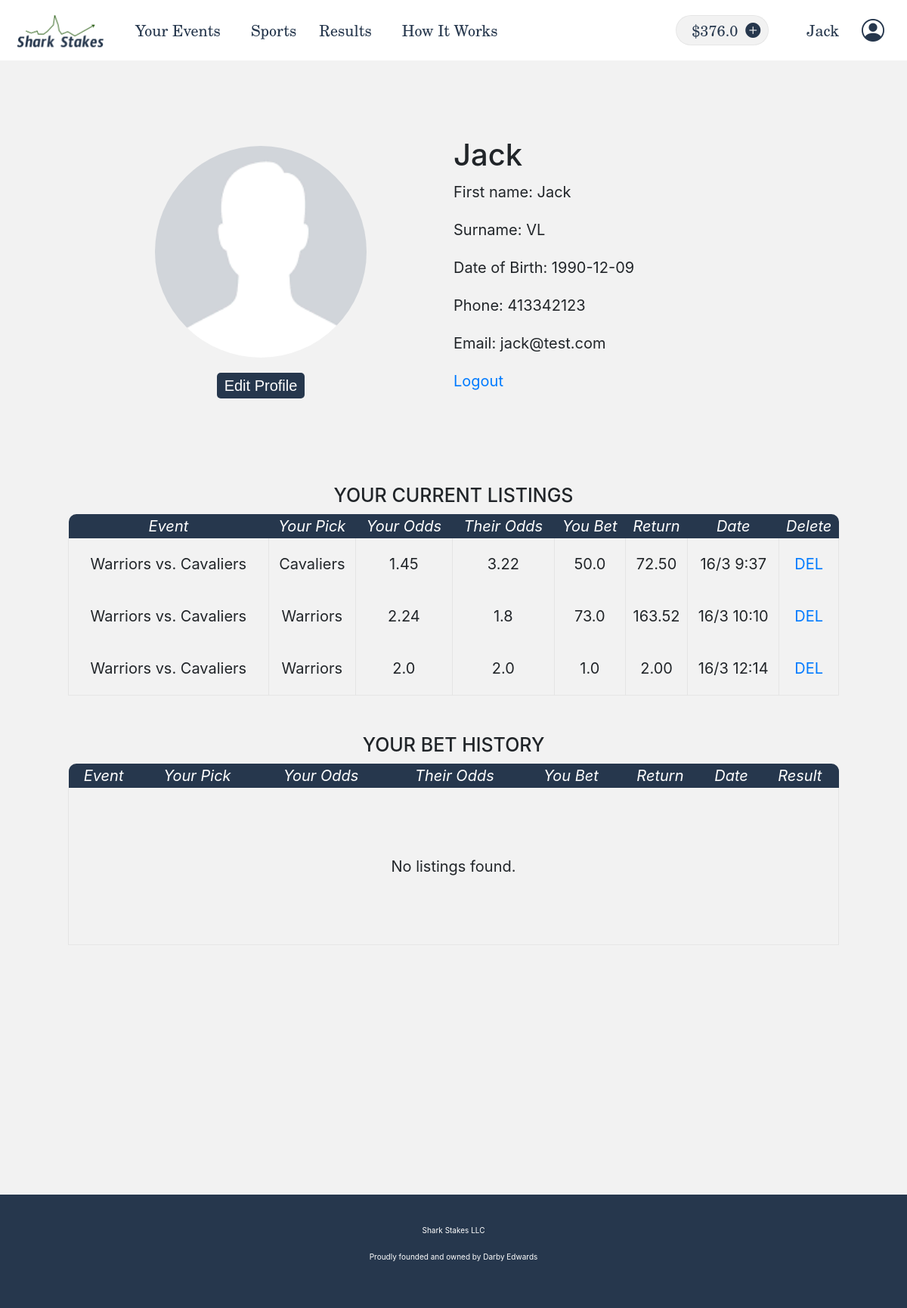
/user (signed in), run on the app's committed database.
### app/models.py (models this page shows, shortened)
class User(UserMixin, db.Model):
    id = db.Column(db.Integer, primary_key=True)
    username = db.Column(db.String(64), unique=True, index=True)
    firstname = db.Column(db.String(64))
    surname = db.Column(db.String(64))
    dob = db.Column(db.Date)
    address = db.Column(db.String(128))
    country = db.Column(db.String(64))
    state = db.Column(db.String(64))
    postcode = db.Column(db.Integer)
    phone = db.Column(db.Integer)
    email = db.Column(db.String(128), unique=True, index=True)
    balance = db.Column(db.Float)
    password_hash = db.Column(db.String(128))

class Listing(db.Model):
    id = db.Column(db.Integer, primary_key=True)
    event_id = db.Column(db.Integer, db.ForeignKey('event.id'))
    odds = db.Column(db.Float)
    listers_odds = db.Column(db.Float)
    amount = db.Column(db.Float)
    user_return = db.Column(db.Float)
    option_id = db.Column(db.Integer, db.ForeignKey('option.id'))
    user_id = db.Column(db.Integer, db.ForeignKey('user.id'))
    matched = db.Column(db.Boolean)
    datetime = db.Column(db.DateTime, default=datetime.utcnow)

### app/routes.py (the view)
@app.route('/user', methods=['GET', 'POST'])
@login_required
def user():
    user_listings = Listing.query.filter(Listing.user_id==current_user.id).order_by(Listing.datetime.asc()).all()
    for listing in user_listings:
        event = Event.query.filter(Event.id==listing.event_id).first()
        listing.event = event.title
        option = Option.query.filter(Option.id==listing.option_id).first()
        listing.pick = option.pick
        listing.daymonth = str(listing.datetime.day) + '/' + str(listing.datetime.month) + " " + str(listing.datetime.hour) + ":" + str(listing.datetime.minute).zfill(2)
    return render_template('user.html', listings=user_listings)

### app/models.py (called while the page is built)
@login.user_loader
def load_user(id):
    return User.query.get(int(id))

### app/templates/user.html
{% extends "base.html" %}
{% block content %}
    <div class="user-main">
        <div id="user-image">
            <img src="{{ url_for('static', filename='assets/temp_user.png') }}" alt="User Profile Image">
            <button>Edit Profile</button>
        </div>
        <div id="user-details">
            <h2>{{ current_user.username }}</h2>
            <p>First name: {{ current_user.firstname }}</p>
            <p>Surname: {{ current_user.surname }}</p>
            <p>Date of Birth: {{ current_user.dob }}</p>
            <p>Phone: {{ current_user.phone }}</p>
            <p>Email: {{current_user.email }}</p>
            <p><a href={{ url_for('logout') }}>Logout</a></p>
        </div>
        <div id="user-listings">
            <h5>YOUR CURRENT LISTINGS</h5>
            <table class="sortable listingTable">
                <thead>
                    <tr>
                        <th>Event</th>
                        <th>Your Pick</th>
                        <th>Your Odds</th>
                        <th>Their Odds</th>
                        <th>You Bet</th>
                        <th>Return</th>
                        <th>Date</th>
                        <th>Delete</th>
                    </tr>
                </thead>
                <tbody>
                    {% if listings is defined and listings|length > 0 %}
                        {% for listing in listings %}
                            <tr>
                                <td>{{listing.event}}</td>
                                <td>{{listing.pick}}</td>
                                <td>{{listing.listers_odds}}</td>
                                <td>{{listing.odds}}</td>
                                <td>{{listing.amount}}</td>
                                <td>{{'%.02f' | format(listing.user_return | float)}}</td>
                                <td>{{listing.daymonth}}</td>
                                <td><a href="#">DEL</a></td>
                            </tr>
                        {% endfor %}
                    {% else %}
                        <tr>
                            <td colspan="100%">No listings found.</td>
                        </tr>
                    {% endif %}
                </tbody>
            </table>
        </div>
        <div id="user-history">
            <h5>YOUR BET HISTORY</h5>
            <table class="sortable listingTable">
                <thead>
                    <tr>
                        <th>Event</th>
                        <th>Your Pick</th>
                        <th>Your Odds</th>
                        <th>Their Odds</th>
                        <th>You Bet</th>
                        <th>Return</th>
                        <th>Date</th>
                        <th>Result</th>
                    </tr>
                </thead>
                <tbody>
                    {% if histories is defined and histories|length > 0 %}
                        {% for listing in listings %}
                            <tr>
                                <td>{{listing.event}}</td>
                                <td>{{listing.pick}}</td>
                                <td>{{listing.listers_odds}}</td>
                                <td>{{listing.odds}}</td>
                                <td>{{listing.amount}}</td>
                                <td>{{'%.02f' | format(listing.user_return | float)}}</td>
                                <td>{{listing.daymonth}}</td>
                                <td><a href="#">DEL</a></td>
                            </tr>
                        {% endfor %}
                    {% else %}
                        <tr>
                            <td colspan="100%">No listings found.</td>
                        </tr>
                    {% endif %}
                </tbody>
            </table>
        </div>
    </div>
{% endblock %}

### app/templates/base.html (shortened to what this page needs)
<!DOCTYPE html>
<html>
    <head lang="en">
        <link rel="stylesheet" href="https://cdn.jsdelivr.net/npm/bootstrap@4.6.0/dist/css/bootstrap.min.css">
        <link rel="stylesheet" href="{{ url_for('static', filename='main.css') }}">
        <link rel="stylesheet" href="https://cdn.jsdelivr.net/npm/bootstrap-icons@1.4.1/font/bootstrap-icons.css">
    </head>
    <body>
        <div class="header">
            <div class="header-left">
                <img src="{{ url_for('static', filename='assets/logo1.png') }}" alt="Shark Stakes LLC" onclick="toHome()">
                <p><a href={{ url_for('index') }}></a>Your Events</a></p>
                <p><a href={{ url_for('index') }}></a>Sports</a></p>
                <p><a href={{ url_for('results') }}>Results</a></p>
                <p><a href={{ url_for('about') }}>How It Works</a></p>
            </div>
            <div class="header-middle">
            </div>
            {% if not current_user.is_authenticated %}
                <div class="header-right">
                    <p><a href={{ url_for('login') }}>Login/Register</a></p>
                    <a href={{ url_for('login') }}> <i class="bi bi-person-circle"></i></a>
                </div>
            {% else %}
                <div class="header-right">
                    <a href={{ url_for('bank') }}>
                        <div id="balance">
                            <span>
                                <div>${{current_user.balance}}</div>
                                <i class="bi bi-plus-circle-fill"></i>
                            </span>
                        </div>
                    </a>
                    <div class="header-user">
                        <p class="header-user-element"><a href={{ url_for('user') }}>{{current_user.username}}</a></p>
                        <a href={{ url_for('user') }}> <i class="bi bi-person-circle header-user-element"></i></a>
                    </div>
                </div>
            {% endif %}
        </div>
        <div class="content">
            {% block content %}{% endblock %}
        </div>
        <div class="footer">
            <p>Shark Stakes LLC</p>
            <p>Proudly founded and owned by Darby Edwards</p>
        </div>
    </body>
</html>

### app/static/main.css (style rules this page uses)
:root { --header_height: 80px; --grey1: rgba(0, 0, 0, 0.05); --grey1hex: "#0000000d"; --grey2: rgba(0, 0, 0, 0.5); --navy1: #26374D; --navy1rgb: rgba(38, 55, 77, 1); --green1: #146E1E; }
html { font-size: 20px; }
body { background-color: white; }
.header { background-color: white; color: var(--navy1); height: var(--header__height); width: 100%; display: grid; grid-template-columns: auto auto auto; grid-template-rows: auto; }
.header * { height: var(--header_height); display: flex; flex-direction: row; padding-left: 10px; padding-right: 10px; line-height: var(--header_height); font-family: 'New Century Schoolbook', 'TeX Gyre Schola', 'serif'; text-decoration: none; color: var(--navy1); }
.header-left { justify-content: flex-start; }
.header-left img { padding-top: 20px; }
.header-middle { justify-content: center; }
.header-right { justify-content: flex-end; }
.header-right i { font-size: 1.5em; text-align: center; padding-right: 0; padding-left: 0; display: flex; align-items: center; }
#balance { display: flex; align-items: center; }
#balance span { background-color: var(--grey1); border-radius: 20px; height: 50%; display: flex; align-items: center; border: 1px solid var(--grey1); }
#balance i { font-size: 1em; }
.content { background-color: var(--grey1); width: 100%; margin-left: auto; margin-right: auto; padding-top: 0; padding-bottom: 20px; min-height: 1500px; text-align: center; }
.footer { background-color: var(--navy1); display: flex; flex-direction: column; color: white; bottom: 0; min-height: 150px; align-items: center; justify-content: center; width: 100%; }
.footer * { font-size: 0.5em; height: 100%; }
button { background-color: var(--navy1); border: none; color: white; font-family: 'Arial'; }
table { border: 1px solid var(--grey1); width: 85%; text-align: center; margin: 0 auto; }
table thead { background-color: var(--navy1); color: white; }
table thead tr:first-of-type { border-radius: 10px 10px 0 0; }
table thead tr:first-of-type th:first-of-type { border-radius: 10px 0 0 0; }
table thead tr:first-of-type th:last-of-type { border-radius: 0 10px 0 0; }
table td { border-left: 1px solid var(--grey1); border-right: 1px solid var(--grey1); padding-top: 0.5em; padding-bottom: 0.5em; }
.listingTable th { font-style: italic; font-weight: normal; }
.listingTable { border-top: none; border-right: none; border-left: none; width: 85vw; }
.user-main { display: grid; grid-template-rows: 70vh auto auto; grid-template-columns: 50% 50%; width: 85vw; margin: 0 auto; }
#user-image { width: 100%; grid-column: 1; grid-row: 1; display: flex; flex-direction: column; align-items: center; justify-content: center; }
#user-image img { height: 35vh; width: 35vh; border-radius: 50%; justify-self: center; object-fit: cover; }
#user-image button { margin-top: 20px; border-radius: 5px; padding: 2px 10px; }
#user-details { width: 100%; grid-column: 2; grid-row: 1; text-align: left; display: flex; flex-direction: column; justify-content: center; }
#user-listings { width: 100%; grid-column: 1 / 3; grid-row: 2; }
#user-listings table { min-height: 30vh; }
#user-history { margin-top: 50px; width: 100%; grid-column: 1 / 3; grid-row: 3; }
#user-history table { min-height: 30vh; }

### data on the page
User: balance "376.0", username "Jack", firstname "Jack", surname "VL", dob "1990-12-09", phone "413342123", email "jack@test.com"
Listing: event "Warriors vs. Cavaliers", pick "Cavaliers", listers_odds "1.45", odds "3.22", amount "50.0", user_return "72.50", daymonth "16/3 9:37"
Listing: event "Warriors vs. Cavaliers", pick "Warriors", listers_odds "2.24", odds "1.8", amount "73.0", user_return "163.52", daymonth "16/3 10:10"
Listing: event "Warriors vs. Cavaliers", pick "Warriors", listers_odds "2.0", odds "2.0", amount "1.0", user_return "2.00", daymonth "16/3 12:14"
